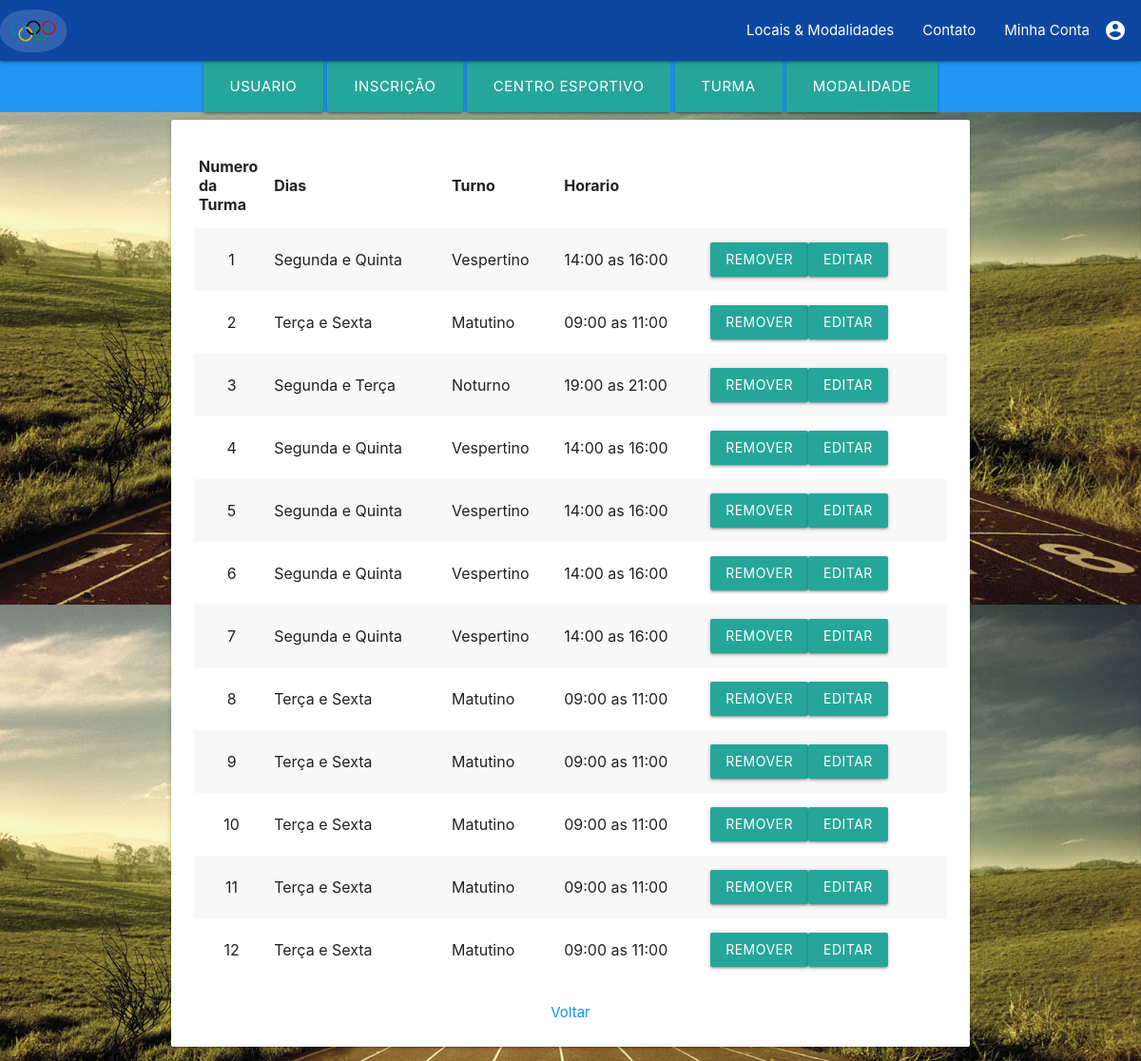
/Controle/controladorTurma.php?acao=pesquisar (signed in), run on the app's committed database.
### tables this page shows
CREATE TABLE `turma` (
  `idtur` int(3) NOT NULL AUTO_INCREMENT,
  `dias` varchar(20) NOT NULL,
  `turno` varchar(20) NOT NULL,
  `faixaEtaria` varchar(10) NOT NULL,
  `horario` varchar(30) NOT NULL,
  `id_mod` int(3) DEFAULT NULL,
  `id_cen` int(3) DEFAULT NULL,
  PRIMARY KEY (`idtur`),
  KEY `id_mod` (`id_mod`),
  KEY `id_cen` (`id_cen`),
  CONSTRAINT `turma_ibfk_1` FOREIGN KEY (`id_mod`) REFERENCES `modalidade` (`idMod`),
  CONSTRAINT `turma_ibfk_2` FOREIGN KEY (`id_cen`) REFERENCES `centroesportivo` (`idCen`)
);

### Model/DAO/TurmaDAO.php (called while the page is built, shortened)
<?php
require_once __DIR__ . '\..\Turma.php';
class TurmaDAO {
    public function listarTurmas() {
        try {
            $pdo = conexao::getInstance();
            $sql = "SELECT * FROM bd_co.turma";
            $stmt = $pdo->prepare($sql);
            $stmt->execute();
            $turmas = array();
            While ($turmasBanco = $stmt->fetch()) {
                $turma = new Turma();
                $turma->setIdtur($turmasBanco["idtur"]);
                $turma->setDias($turmasBanco["dias"]);
                $turma->setTurno($turmasBanco["turno"]);
                $turma->setHorario($turmasBanco["horario"]);
                $turma->setFaixaEtaria($turmasBanco["faixaEtaria"]);
                $turmas[] = $turma;
            }
            return $turmas;
        } catch (PDOException $exc) {
            echo $exc->getTraceAsString();
        }
    }
}

### Model/Turma.php (called while the page is built, shortened)
<?php
class Turma{
    private $idtur;
    private $dias;
    private $turno;
    private $horario;
    public function getHorario() {
        return $this->horario;
    }
    public function setHorario($horario) {
        $this->horario = $horario;
    }
    public function getDias() {
        return $this->dias;
    }
    public function getTurno() {
        return $this->turno;
    }
    public function setDias($dias) {
        $this->dias = $dias;
    }
    public function setTurno($turno) {
        $this->turno = $turno;
    }
    public function getIdtur() {
        return $this->idtur;
    }
    public function setIdtur($idtur) {
        $this->idtur = $idtur;
    }
}

### Visao/pesquisaTurma.php (the view, shortened to what this page needs)
<html>
    <head>
        <link rel="stylesheet" type="text/css" href="../css/estiloPadrao.css">
        <link rel="stylesheet" type="text/css" href="/CentroOlimpico/materialize/css/materialize.min.css" media="screen,projection"/>
    </head>
    <body class=" light-blue lighten-5" style="background: url(/CentroOlimpico/pictures/WallpaperFunny.jpg); background-size: 100%">
        <div class="navbar-fixed">
            <nav>
                <div class="nav-wrapper blue darken-4">
                    <a href="/CentroOlimpico/index.php" class="brand-logo "><img class="icon" src="../pictures/jogos-olimpicos.png"></a>
                    <ul id="nav-mobile" class="right hide-on-med-and-down">
                        <li><a class="gray white-text" style="border-radius: 10px" href="/CentroOlimpico/index.php#locais">Locais & Modalidades</a></li>
                        <li><a class="gray white-text" style="border-radius: 10px" href="/CentroOlimpico/index.php#contato">Contato</a></li>
                        <li><a class="dropdown-trigger" style="border-radius: 10px" href="#" data-target="dropdown3">Minha Conta<i class="material-icons right">account_circle</i></a></li>
                    </ul>
                </div>
            </nav>
        </div>
    <center>
        <div class="blue">
            <a class='dropdown-trigger btn-large' href='#' data-target='dropdown1'> Usuario </a>
            <a class='dropdown-trigger btn-large' href='#' data-target='dropdown2'> Inscrição </a>
            <a class='dropdown-trigger btn-large' href='#' data-target='dropdown4'> Centro Esportivo </a>
            <a class='dropdown-trigger btn-large' href='#' data-target='dropdown5'> Turma </a>
            <a class='dropdown-trigger btn-large' href='#' data-target='dropdown6'> Modalidade </a>
        </div>
        <div class="col s9 gray container">
            <form name="formPesquisaTurma" id="formPesquisaTurma" action="" method="POST">
                <div class="col s12 card-panel ">
                    <table class="striped ">
                        <thead>
                            <tr>
                                <th width="10%" >Numero da Turma</th>
                                <th>Dias</th>
                                <th>Turno</th>
                                <th>Horario</th>
                            </tr>
                        </thead>
                        <tbody>
                            <?php
                            foreach ($listaTurma as $turma) {
                                echo "<tr>";
                                echo "<td><center>" . $turma->getIdtur() . "</center></td>";
                                echo "<td>" . $turma->getDias() . "</td>";
                                echo "<td>" . $turma->getTurno() . "</td>";
                                echo "<td>" . $turma->getHorario() . "</td>";
                                echo "<td><button class='btn' onclick=\"javascript:remover(" . $turma->getIdtur() . ")\">"
                                . "Remover</button>"
                                . "<button class='btn' onclick=\"javascript:alterar(" . $turma->getIdtur() . ")\">"
                                . "Editar</button></td>";
                                echo "</tr>";
                            }
                            ?>
                        </tbody>
                    </table>
                    <br>
                    <a href="/CentroOlimpico/visao/entrada.php">Voltar</a>
                </div>
        </div>
    </center>
</body>
</html>

### Controle/controladorTurma.php (shortened to what this page needs)
<?php
if (isset($_GET['acao'])) {
    $acao = $_GET['acao'];
    switch ($acao) {
        case 'pesquisar':
            require_once __DIR__ . '/../Model/Turma.php';
            require_once __DIR__ . '/../Model/DAO/TurmaDAO.php';
            $turmaDao = new TurmaDAO();
            $listaTurma = $turmaDao->listarTurmas();
            require '../Visao/pesquisaTurma.php';
            break;
    }
}
?>

### css/estiloPadrao.css (style rules this page uses)
img.icon { display: inline; margin:10px auto; background-color: rgba(255,255,255,.15); width:70px; padding:10px; -webkit-border-radius: 45%; -webkit-box-shadow: 0px 0px 0px 10px rgba(255,255,255,0); -webkit-transition:box-shadow .4s; }
a { text-decoration: none; color: yellow; }

### data on the page
turma: idtur "1", dias "Segunda e Quinta", turno "Vespertino", horario "14:00 as 16:00"
turma: idtur "2", dias "Terça e Sexta", turno "Matutino", horario "09:00 as 11:00"
turma: idtur "3", dias "Segunda e Terça", turno "Noturno", horario "19:00 as 21:00"
turma: idtur "4", dias "Segunda e Quinta", turno "Vespertino", horario "14:00 as 16:00"
turma: idtur "5", dias "Segunda e Quinta", turno "Vespertino", horario "14:00 as 16:00"
turma: idtur "6", dias "Segunda e Quinta", turno "Vespertino", horario "14:00 as 16:00"
turma: idtur "7", dias "Segunda e Quinta", turno "Vespertino", horario "14:00 as 16:00"
turma: idtur "8", dias "Terça e Sexta", turno "Matutino", horario "09:00 as 11:00"
turma: idtur "9", dias "Terça e Sexta", turno "Matutino", horario "09:00 as 11:00"
turma: idtur "10", dias "Terça e Sexta", turno "Matutino", horario "09:00 as 11:00"
turma: idtur "11", dias "Terça e Sexta", turno "Matutino", horario "09:00 as 11:00"
turma: idtur "12", dias "Terça e Sexta", turno "Matutino", horario "09:00 as 11:00"
